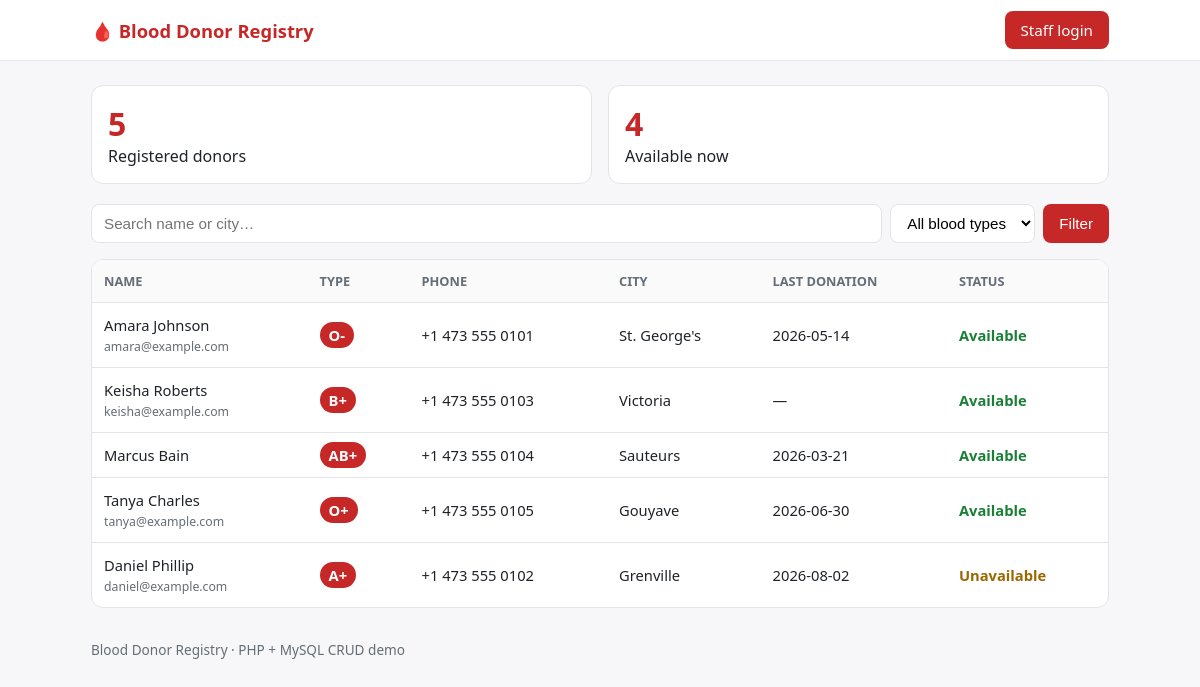
The page / on the database its author committed.
### tables this page shows
CREATE TABLE `donors` (
  `id` int(10) unsigned NOT NULL AUTO_INCREMENT,
  `full_name` varchar(100) NOT NULL,
  `blood_type` enum('A+','A-','B+','B-','AB+','AB-','O+','O-') NOT NULL,
  `phone` varchar(20) NOT NULL,
  `email` varchar(120) DEFAULT NULL,
  `city` varchar(80) NOT NULL,
  `last_donation_date` date DEFAULT NULL,
  `available` tinyint(1) NOT NULL DEFAULT 1,
  `created_at` timestamp NOT NULL DEFAULT current_timestamp(),
  PRIMARY KEY (`id`),
  KEY `idx_blood_type` (`blood_type`),
  KEY `idx_city` (`city`)
);

### includes/functions.php (called while the page is built, shortened)
<?php
require_once __DIR__ . '/../config/db.php';
function e($v): string { return htmlspecialchars((string)$v, ENT_QUOTES, 'UTF-8'); }
function is_logged_in(): bool { return !empty($_SESSION['user_id']); }

### config/db.php (called while the page is built, shortened)
<?php
function db(): PDO
{
    static $pdo = null;
    if ($pdo) return $pdo;
    $host = getenv('DB_HOST') ?: '127.0.0.1';
    $port = getenv('DB_PORT') ?: '3306';
    $name = getenv('DB_NAME') ?: 'blood_donor_db';
    $user = getenv('DB_USER') ?: 'root';
    $pass = getenv('DB_PASS') ?: '';
    $options = [
        PDO::ATTR_ERRMODE            => PDO::ERRMODE_EXCEPTION,
        PDO::ATTR_DEFAULT_FETCH_MODE => PDO::FETCH_ASSOC,
        PDO::ATTR_EMULATE_PREPARES   => false,
    ];
    try {
        $pdo = new PDO("mysql:host=$host;port=$port;dbname=$name;charset=utf8mb4", $user, $pass, $options);
    } catch (PDOException $e) {
        error_log($e->getMessage());
        http_response_code(500);
        exit('Database connection failed. Check your configuration.');
    }
    return $pdo;
}

### public/index.php (the view, shortened to what this page needs)
<?php
require_once __DIR__ . '/../includes/functions.php';
$q    = trim($_GET['q'] ?? '');
$sql  = 'SELECT * FROM donors WHERE 1=1';
$args = [];
$sql .= ' ORDER BY available DESC, created_at DESC';
$stmt = db()->prepare($sql);
$stmt->execute($args);
$donors = $stmt->fetchAll();
$stats = db()->query('SELECT COUNT(*) total, COALESCE(SUM(available),0) available FROM donors')->fetch();
require __DIR__ . '/../includes/header.php';
?>
<section class="stats">
  <div class="card"><strong><?= (int)$stats['total'] ?></strong><span>Registered donors</span></div>
  <div class="card"><strong><?= (int)$stats['available'] ?></strong><span>Available now</span></div>
</section>
<form class="filters" method="get">
  <input name="q" placeholder="Search name or city…" value="<?= e($q) ?>">
  <select name="type">
    <option value="">All blood types</option>
  </select>
  <button class="btn" type="submit">Filter</button>
</form>
<div class="table-wrap">
<table>
  <thead><tr><th>Name</th><th>Type</th><th>Phone</th><th>City</th><th>Last donation</th><th>Status</th><?php if (is_logged_in()): ?><th></th><?php endif; ?></tr></thead>
  <tbody>
  <?php foreach ($donors as $d): ?>
    <tr>
      <td><?= e($d['full_name']) ?><br><small><?= e($d['email']) ?></small></td>
      <td><span class="badge"><?= e($d['blood_type']) ?></span></td>
      <td><?= e($d['phone']) ?></td>
      <td><?= e($d['city']) ?></td>
      <td><?= e($d['last_donation_date'] ?? '—') ?></td>
      <td><?= $d['available'] ? '<span class="ok">Available</span>' : '<span class="no">Unavailable</span>' ?></td>
    </tr>
  <?php endforeach; ?>
  </tbody>
</table>
</div>
<?php require __DIR__ . '/../includes/footer.php'; ?>

### includes/header.php (shortened to what this page needs)
<?php require_once __DIR__ . '/functions.php'; $flash = flash(); ?>
<!DOCTYPE html>
<html lang="en">
<head>
  <link rel="stylesheet" href="assets/style.css">
</head>
<body>
<header class="top">
  <div class="wrap">
    <a class="brand" href="index.php">🩸 Blood Donor Registry</a>
    <nav class="nav">
      <?php if (is_logged_in()): ?>
        <span class="who">Signed in as <strong><?= e($_SESSION['username']) ?></strong></span>
        <a class="btn" href="create.php">+ Add donor</a>
        <form method="post" action="logout.php">
          <?= csrf_field() ?>
          <button class="btn ghost" type="submit">Log out</button>
        </form>
      <?php else: ?>
        <a class="btn" href="login.php">Staff login</a>
      <?php endif; ?>
    </nav>
  </div>
</header>
<main class="wrap">

### includes/footer.php
</main>
<footer class="wrap foot">Blood Donor Registry &middot; PHP + MySQL CRUD demo</footer>
</body>
</html>

### public/assets/style.css (style rules this page uses)
:root { --red:#c62828;--bg:#f7f7f9;--ink:#1f2328;--line:#e2e4e8 }
* { box-sizing:border-box }
body { margin:0;font-family:system-ui,-apple-system,Segoe UI,Roboto,sans-serif;background:var(--bg);color:var(--ink) }
.wrap { max-width:1050px;margin:0 auto;padding:0 16px }
.top { background:#fff;border-bottom:1px solid var(--line);margin-bottom:24px }
.top .wrap { display:flex;justify-content:space-between;align-items:center;height:60px }
.brand { font-weight:700;font-size:1.15rem;color:var(--red);text-decoration:none }
.btn { background:var(--red);color:#fff;border:0;padding:9px 16px;border-radius:8px;text-decoration:none;cursor:pointer;font-size:.95rem }
.card { background:#fff;border:1px solid var(--line);border-radius:12px;padding:16px }
.stats { display:flex;gap:16px;margin-bottom:20px }
.stats .card { flex:1;display:flex;flex-direction:column }
.stats strong { font-size:2rem;color:var(--red) }
.filters { display:flex;gap:8px;margin-bottom:16px;flex-wrap:wrap }
input,select { padding:9px 12px;border:1px solid var(--line);border-radius:8px;font-size:.95rem;background:#fff }
.filters input { flex:1;min-width:180px }
.table-wrap { overflow-x:auto;background:#fff;border:1px solid var(--line);border-radius:12px }
table { width:100%;border-collapse:collapse }
th,td { padding:12px;text-align:left;border-bottom:1px solid var(--line);font-size:.92rem;vertical-align:middle }
th { background:#fafafa;font-size:.8rem;text-transform:uppercase;color:#656d76 }
tr:last-child td { border-bottom:0 }
small { color:#656d76 }
.badge { background:var(--red);color:#fff;padding:3px 9px;border-radius:99px;font-weight:600 }
.ok { color:#1a7f37;font-weight:600 }
.no { color:#9a6700;font-weight:600 }
.foot { padding:32px 16px;color:#656d76;font-size:.85rem }
.nav { display:flex;align-items:center;gap:10px }

### rows shown on the page
donors: full_name "Amara Johnson", email "amara@example.com", blood_type "O-", phone "+1 473 555 0101", city "St. George's", last_donation_date "2026-05-14", available "Available"
donors: full_name "Keisha Roberts", email "keisha@example.com", blood_type "B+", phone "+1 473 555 0103", city "Victoria", last_donation_date "—", available "Available"
donors: full_name "Marcus Bain", blood_type "AB+", phone "+1 473 555 0104", city "Sauteurs", last_donation_date "2026-03-21", available "Available"
donors: full_name "Tanya Charles", email "tanya@example.com", blood_type "O+", phone "+1 473 555 0105", city "Gouyave", last_donation_date "2026-06-30", available "Available"
donors: full_name "Daniel Phillip", email "daniel@example.com", blood_type "A+", phone "+1 473 555 0102", city "Grenville", last_donation_date "2026-08-02", available "Unavailable"

### other values the page prints
$stats['total'] "5"
$stats['available'] "4"
